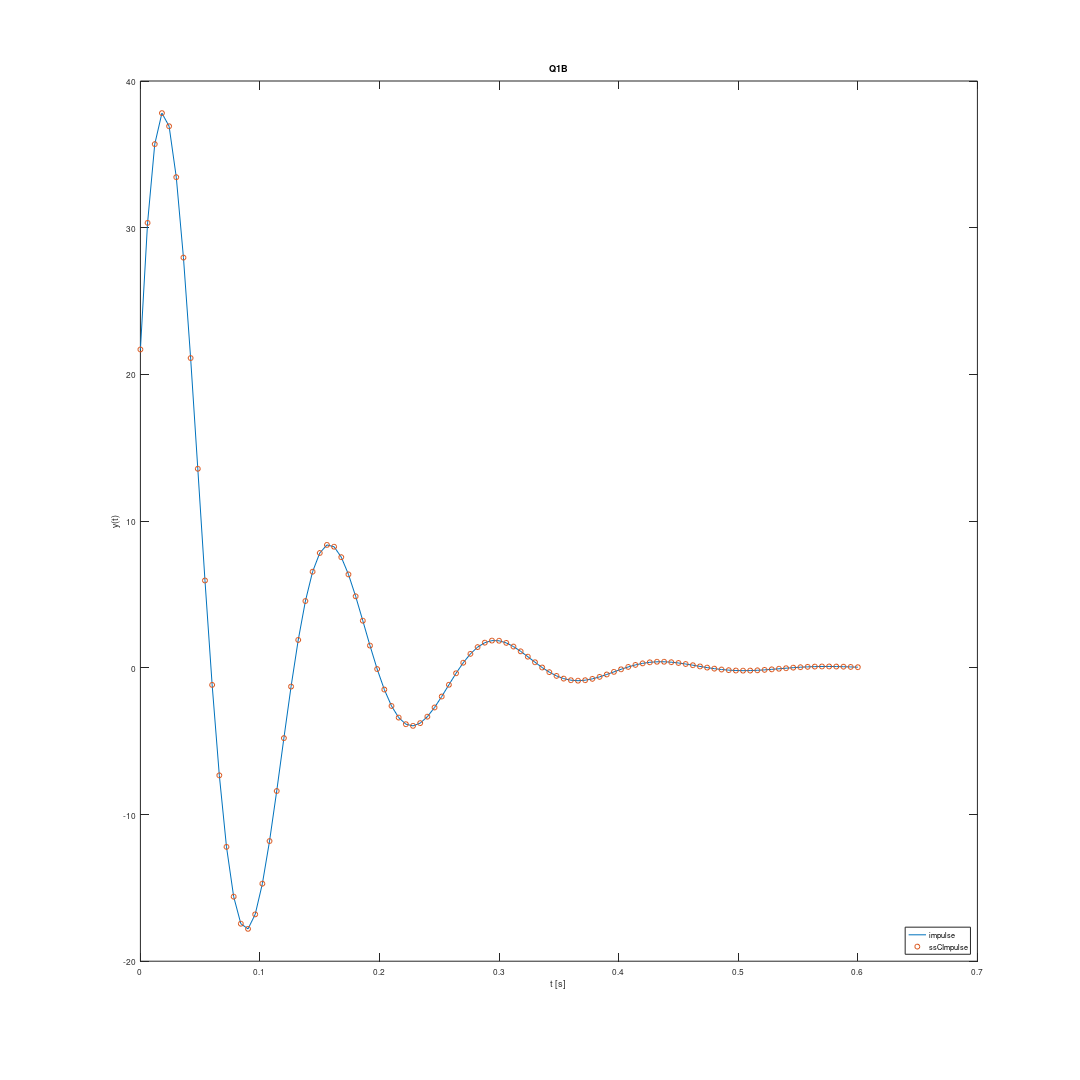
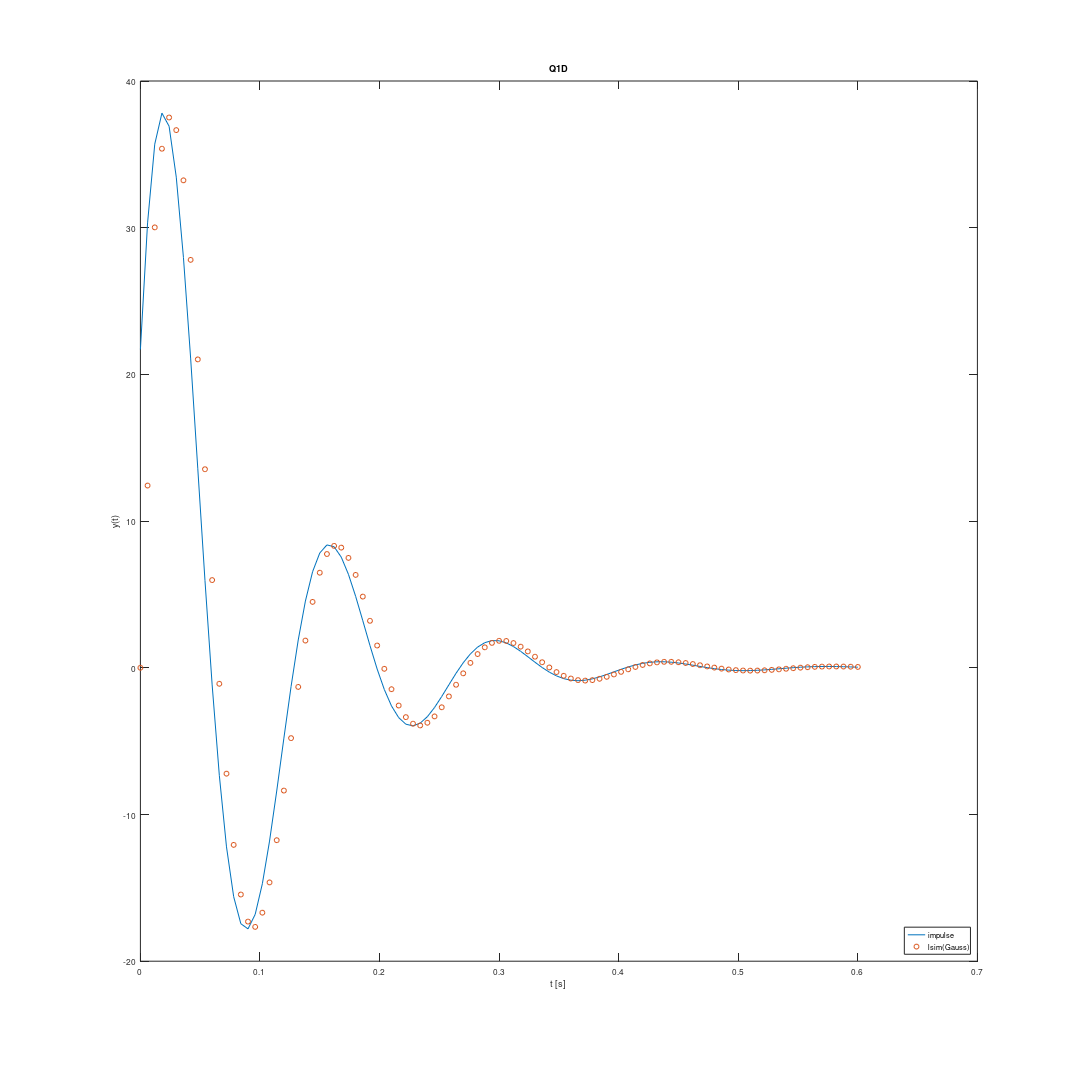

These charts were generated, in order, by the following MATLAB code: (Note: this script raises an error after producing the figures.)
%%============================================================================
%%                    Main Code
%%============================================================================
clc
clear all
close all

RA = 217276;

%   Configurações para Images
fpath = 'C:\Users\Admin-PC\OneDrive\UNICAMP\classes\es601\p2\images';
fsize = [0 0 18 18];



%%  Q1A
nRA= 2.17
k   = nRA * 1e3;
c   = nRA * 1e1;

%   Função de Transferência
tfQ1A = tf([c k], [1 c k])

%   Canônica Controlável
Ac  = [ 0  1;
       -k -c]
Bc  = [0;
       1]
Cc  = [k c]
Dc  = 0

%   Canônica Observável
Ao  = [0 -k;
       1 -c]
Bo  = [k;
       c]
Co  = [0 1]
Do  = 0

%   Conferência
Ac == Ao';
Bc == Co';
Cc == Bo';
Dc == Do;



%%  Q1B
sc      = ss(Ac, Bc, Cc, Dc);   % Continuos System
[hI, t] = impulse(sc);          % h Impulse

t0 = 0;
hE = 0;                         % h Expm
for n=1:length(t)
    if     (t(n)) == t0
        hE(n) = real(Cc * expm(Ac*(t(n)-t0)) * Bc + Dc);

    elseif (t(n))  > t0
        hE(n) = real(Cc * expm(Ac*(t(n)-t0)) * Bc);

    end
end

figure; plot(t, hI, t, hE, 'o')
title('Q1B'); xlabel('t [s]'); ylabel('y(t)');
legend("impulse", "ssCImpulse", "location", "southeast")
set(gcf, 'PaperPosition', fsize);
saveas(gca, fullfile(fpath, 'p2Q1B'), 'png');



%%  Q1C

[numQ1C, demQ1C] = ss2tf(Ac, Bc, Cc, Dc)

%   Função de Transferência
tfQ1C = tf(numQ1C, demQ1C)



%%  Q1D

%   Vetor de Tempo Reutilizado de Q1B
dt  = t(2)-t(1)    % Intervalo     de Tempo

u  = 0;         % Pulso Gaussiano       (RA par)
a  = 0.1;       % Constantes da Função
b  = 0.002;
tau= 0.005;
aU = 0; 

t

for i=1:length(t)
    u(i) = a * exp(-( (t(i) - tau)/b )^2);
    
    aU   = aU + u(i) * dt;
end

sc = ss(Ac, Bc, Cc, Dc);
hG = lsim(sc, u, t)/aU;


figure; plot(t, hI, t, hG, 'o')
title('Q1D'); xlabel('t [s]'); ylabel('y(t)');
legend("impulse", "lsim(Gauss)", "location", "southeast")
set(gcf, 'PaperPosition', fsize);
saveas(gca, fullfile(fpath, 'p2Q1D'), 'png');


%%  Q1E

eigValues    = eig(Ac);                     % Obtenção dos Autovalores
vanderValues = fliplr(vander(eigValues));   % Criação da Matriz de Vandermonde
expValues    = sym(zeros(length(Ac),1));    % Criação do Vetor de Exponenciais

syms t
for i=1:length(Ac)
    expValues(i) = exp(eigValues(i)*(t));   
end
alphaValues = vanderValues\expValues;

eA = 0;
for i=1:length(Ac)
    eA = eA + alphaValues(i)*Ac^(i-1);
end
eA


%%  Q2A
a   = nRA/10;

Ad  = [ 0 1 0;
        0 0 1
       -a 0 0]
Bd  = [0;
       0;
       1]
Cd  = [1 0 0]
Dd  = 0



%%  Q2B
k0  = 0;
k   = 0:20;

yA  = 0;
Ak  = AkFree_poly(Ad)
for n=1:length(k)

    if     (k(n)) == k0
        yA(n) = real(Dd);

    elseif (k(n))  > k0
        yA(n) = real(Cd * subs(Ak,k(n)-1) * Bd);

    end
end


sd = ss(Ad, Bd, Cd, Dd, 1);
yI = impulse(sd, k);


figure;
stairs(k,yI)

hold on
stairs(k,yA,'o');  % Adding the Analytic Solution
hold off

title('Q2B'); xlabel('k [s]'); ylabel('y(k)')
legend("impulse", "Analitica", "location", "southeast")
set(gcf, 'PaperPosition', fsize);
saveas(gca, fullfile(fpath, 'p2Q2B'), 'png');



%% Q2C
%   Recursive Solution
a   = nRA/10;           % Constant
n       = 20;           % Interval Size
kr      = 0:n-1;        % Desired Interval

yr      = 0;
yr(1)   = nRA;
yr(2)   = 0;
yr(3)   = 0;            % Initial Conditions

sysOrder= 3;            % System Order

for j=0:n-1-sysOrder

    k = j+1;

    yr(k+3) = -a * yr(k);
end

%   lsim Solution
XL = [nRA; 0; 0];
kl = kr;

ul = zeros(size(kl));
sd = ss(Ad, Bd, Cd, Dd, 1);
yl = lsim(sd, ul, kl, XL);


%   Function Solution
XF = [nRA; 0; 0];
kf = kr;

[x, y]  = ssDFree(XF, Ad, Cd, 'poly');
yf      = subs(y,kf);


figure;
stairs(kr,yr)

hold on
stairs(kl,yl,'o');  % Adding the lsim Solution
hold off

hold on
stairs(kf,yf,'s');  % Adding the Function Solution
hold off
title('Q2C'); xlabel('k [s]'); ylabel('y(k)')
legend("Recursiva", "lsim", "ssDFree", "location", "southeast")
set(gcf, 'PaperPosition', fsize);
saveas(gca, fullfile(fpath, 'p2Q2C'), 'png');
